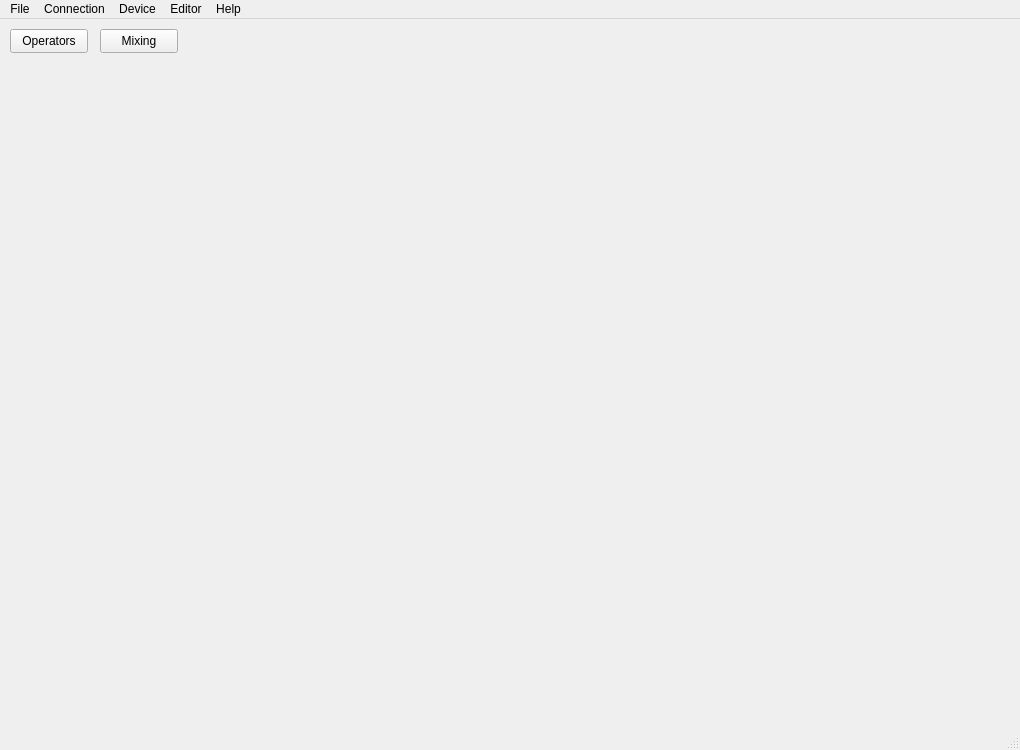
<?xml version="1.0" encoding="UTF-8"?>
<ui version="4.0">
 <class>MainWindow</class>
 <widget class="QMainWindow" name="MainWindow">
  <property name="geometry">
   <rect>
    <x>0</x>
    <y>0</y>
    <width>1020</width>
    <height>750</height>
   </rect>
  </property>
  <property name="minimumSize">
   <size>
    <width>1020</width>
    <height>750</height>
   </size>
  </property>
  <property name="maximumSize">
   <size>
    <width>1020</width>
    <height>750</height>
   </size>
  </property>
  <property name="windowTitle">
   <string>OPA Soundchip Editor V1.0</string>
  </property>
  <widget class="QWidget" name="centralWidget">
   <widget class="QPushButton" name="programsPagePush">
    <property name="geometry">
     <rect>
      <x>10</x>
      <y>10</y>
      <width>78</width>
      <height>24</height>
     </rect>
    </property>
    <property name="text">
     <string>Operators</string>
    </property>
    <property name="checkable">
     <bool>true</bool>
    </property>
   </widget>
   <widget class="QPushButton" name="mixingPagePush">
    <property name="geometry">
     <rect>
      <x>100</x>
      <y>10</y>
      <width>78</width>
      <height>24</height>
     </rect>
    </property>
    <property name="text">
     <string>Mixing</string>
    </property>
    <property name="checkable">
     <bool>true</bool>
    </property>
   </widget>
   <widget class="ProgramsPage" name="pagePrograms" native="true">
    <property name="geometry">
     <rect>
      <x>10</x>
      <y>40</y>
      <width>1000</width>
      <height>660</height>
     </rect>
    </property>
   </widget>
   <widget class="MixingPage" name="pageMixing" native="true">
    <property name="geometry">
     <rect>
      <x>10</x>
      <y>40</y>
      <width>1000</width>
      <height>660</height>
     </rect>
    </property>
   </widget>
  </widget>
  <widget class="QMenuBar" name="menuBar">
   <property name="geometry">
    <rect>
     <x>0</x>
     <y>0</y>
     <width>1020</width>
     <height>23</height>
    </rect>
   </property>
   <widget class="QMenu" name="fileMenu">
    <property name="title">
     <string>File</string>
    </property>
    <addaction name="quitAction"/>
   </widget>
   <widget class="QMenu" name="connectionMenu">
    <property name="title">
     <string>Connection</string>
    </property>
   </widget>
   <widget class="QMenu" name="helpMenu">
    <property name="title">
     <string>Help</string>
    </property>
    <addaction name="aboutAction"/>
   </widget>
   <widget class="QMenu" name="deviceMenu">
    <property name="title">
     <string>Device</string>
    </property>
    <addaction name="loadProgramAction"/>
    <addaction name="sendProgramAction"/>
    <addaction name="separator"/>
    <addaction name="allNotesOffAction"/>
    <addaction name="allSoundsOffAction"/>
    <addaction name="separator"/>
    <addaction name="memoryProtectionAction"/>
   </widget>
   <widget class="QMenu" name="menuEditor">
    <property name="title">
     <string>Editor</string>
    </property>
    <addaction name="CCMappingAction"/>
    <addaction name="ProgMappingAction"/>
   </widget>
   <addaction name="fileMenu"/>
   <addaction name="connectionMenu"/>
   <addaction name="deviceMenu"/>
   <addaction name="menuEditor"/>
   <addaction name="helpMenu"/>
  </widget>
  <widget class="QStatusBar" name="statusBar"/>
  <action name="quitAction">
   <property name="text">
    <string>&amp;Quit</string>
   </property>
   <property name="menuRole">
    <enum>QAction::QuitRole</enum>
   </property>
  </action>
  <action name="aboutAction">
   <property name="text">
    <string>About ...</string>
   </property>
   <property name="menuRole">
    <enum>QAction::AboutRole</enum>
   </property>
  </action>
  <action name="loadProgramAction">
   <property name="enabled">
    <bool>false</bool>
   </property>
   <property name="text">
    <string>Load program</string>
   </property>
  </action>
  <action name="sendProgramAction">
   <property name="enabled">
    <bool>false</bool>
   </property>
   <property name="text">
    <string>Send program</string>
   </property>
  </action>
  <action name="allNotesOffAction">
   <property name="text">
    <string>All notes off</string>
   </property>
  </action>
  <action name="allSoundsOffAction">
   <property name="text">
    <string>All sounds off</string>
   </property>
  </action>
  <action name="memoryProtectionAction">
   <property name="checkable">
    <bool>true</bool>
   </property>
   <property name="text">
    <string>Memory protection</string>
   </property>
  </action>
  <action name="CCMappingAction">
   <property name="checkable">
    <bool>true</bool>
   </property>
   <property name="text">
    <string>MIDI CC mapping</string>
   </property>
  </action>
  <action name="ProgMappingAction">
   <property name="checkable">
    <bool>true</bool>
   </property>
   <property name="text">
    <string>MIDI Program mapping</string>
   </property>
  </action>
 </widget>
 <layoutdefault spacing="6" margin="11"/>
 <customwidgets>
  <customwidget>
   <class>ProgramsPage</class>
   <extends>QWidget</extends>
   <header>programspage.h</header>
   <container>1</container>
  </customwidget>
  <customwidget>
   <class>MixingPage</class>
   <extends>QWidget</extends>
   <header>mixingpage.h</header>
   <container>1</container>
  </customwidget>
 </customwidgets>
 <resources/>
 <connections/>
</ui>
